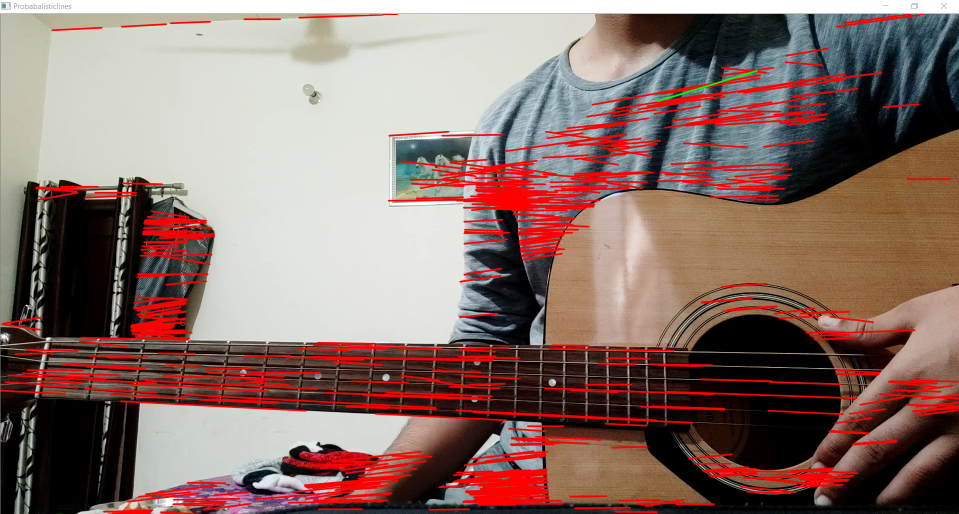
#> input picture Better SAMPLE Probabilistic Lines .png, 1918 x 1027 px, given in place of the camera (shown at 1/2 size)
$ python 'Final_Filter2d Method for vetical and Horiz Lines.py'   (older library calls are emulated)
#> lines starting #> are read from the running program, lines starting #| are printed output that depends on the picture; after the words box and inside, x2 and y2 are one past the last pixel; in counts of white or black regions, pixels touching at a corner belong together
# -*- coding: utf-8 -*-
"""
Created on Tue Nov 17 00:38:27 2020

@author: TANUSH MAHAJAN

PERFORM ForeGround Selection:

"""

import cv2
import numpy as np
import math
from PIL import Image
import copy
import pandas as pd
from matplotlib import pyplot as plt
from scipy import stats

# [11 lines of commented-out code are left out]
angle_array=[]
def filterHoriz(frame):
    frame=cv2.cvtColor(frame,cv2.COLOR_BGR2GRAY)
    kernalV = [[-1,-2,-1],[0,0,0],[1,2,1]]
    kv = np.array(kernalV)
    filtImgV =cv2.filter2D(frame,-1,kv)
    return filtImgV

def filterVert(frame):
    frame=cv2.cvtColor(frame,cv2.COLOR_BGR2GRAY)
    kernalH = [[-1,0,1],[-2,0,2],[-1,0,1]]
    kh = np.array(kernalH)
    filtImgH = cv2.filter2D(frame,-1,kh)
    return filtImgH
def CannyBlurAndErodeV(gray):
    kernelSm = np.ones((3,3),np.uint8)
    gray = cv2.GaussianBlur(gray,(5,5),0)
    gray = cv2.erode(gray,kernelSm,iterations=1)
    gray = cv2.dilate(gray,kernelSm,iterations=1)
    edges = cv2.Canny(gray,100,200)
    return edges
def CannyBlurAndErodeH(gray):
    kernelSmDil = np.ones((1,3),np.uint8)
    kernelSmErode = np.ones((3,3),np.uint8)
    gray = cv2.GaussianBlur(gray,(5,5),0)
    # laplacian = cv2.Laplacian(gray,cv2.CV_64F)
    # sobelx = cv2.Sobel(gray,cv2.CV_64F,1,0,ksize=5)
    # sobely = cv2.Sobel(gray,cv2.CV_64F,0,1,ksize=5)
    gray = cv2.erode(gray,kernelSmErode,iterations=1)
    # gray = cv2.dilate(gray,kernelSmDil,iterations=1)
    # laplacian = cv2.cvtColor(laplacian,cv2.COLOR_BGR2GRAY)
    edges = cv2.Canny(gray,50,150)
    # data = copy.deepcopy(laplacian)
    # edges=laplacian
    return edges

# [10 lines of commented-out code are left out]
arr1=[]
arr2=[]
arr3=[]
finPts=[]
actualList=[]
def intersectior(lst1, lst2):
    return list(set(lst1) & set(lst2))

frames_30=[]
def addFrames(frames_30,f):
    if(len(frames_30)<30):
        frames_30.append(f)
def sortFramesByLength(frames_30):
    for i in range(len(frames_30)-1):
        for j in range(i+1,len(frames_30)):
            if(len(frames_30[i])<len(frames_30[j])):
                temp =copy.deepcopy(frames_30[i])
                frames_30[i]=copy.deepcopy(frames_30[j])
                frames_30[j]=copy.deepcopy(temp)


def calibrate(x,y,frames_30):
    if (len(arr1)<=4):
        arr1.append([x,y])
    else:
        if(len(arr2)<=4):
            arr2.apped([x,y])
        else:
            if(len(arr3)<=4):
                arr3.append([x,y])
            else:
                a1=intersectior(arr1,arr2)
                a2=intersectior(arr2,arr3)
def bubbleSort(arr):
    n = len(arr)
    # arr = array[0]
    # Traverse through all array elements
    for i in range(n-1):
    # range(n) also work but outer loop will repeat one time more than needed.

        # Last i elements are already in place
        for j in range(0, n-i-1):

            # traverse the array from 0 to n-i-1
            # Swap if the element found is greater
            # than the next element
            if arr.iloc[j,0] > arr.iloc[j+1,0] :
                temp = arr.iloc[j]
                arr.iloc[j]= arr.iloc[j+1]
                arr.iloc[j+1]=temp
                # arr[j], arr[j+1] = arr[j+1], arr[j]
    return arr

 #(x,y)
"""
def calibrateOrNot(frameArray,flag):
    if flag==True:
        finPts.clear()
    if (len(finPts)>=30):
        arr1 = finPts[0:6]
        arr2 = finPts[6:12]
        for i in arr1:
            #i = {(x,y), (x2,y2)}
            i1 = [0]
            i2=[1]
            # ls1 and ls 2
            '''
            ls1=ls1[0]+ls1[1]
            ls2=ls2[0]+ls2[1]
            sort(ls1)
            sort(ls2)
            starter=0
            for i in range(len(ls1)):
                for j in range(starter,len(ls2)):
                    if (ls1[j+50]>=ls2[i]):
                        starter=j-1
                        break
                    if(abs(ls1[i]-ls2[j])<1=0):
                        point=[a[i],b[i]]
                        mainList.add(point)
            REPEAT THE SAME LOOP FOR LS3 and LS4


            '''
            for j in arr2:
                #j = (x,y)
                i = i[0]+i[1]
                j = j[0]+j[1]
                if(abs(i-j)<10):
                    actualList.append(i)

        #calculate the cood and display


    else:
        #add frames to finPts
        finPts.append(frameArray)

 """


flag=0
cap = cv2.VideoCapture(0)
_,fgray=cap.read()
#> fgray is the input picture: shape (1027, 1918, 3); mean B, G, R 107.4, 113.9, 140.2
fgray= cv2.flip(fgray,1)
fgray = cv2.cvtColor(fgray,cv2.COLOR_BGR2GRAY)
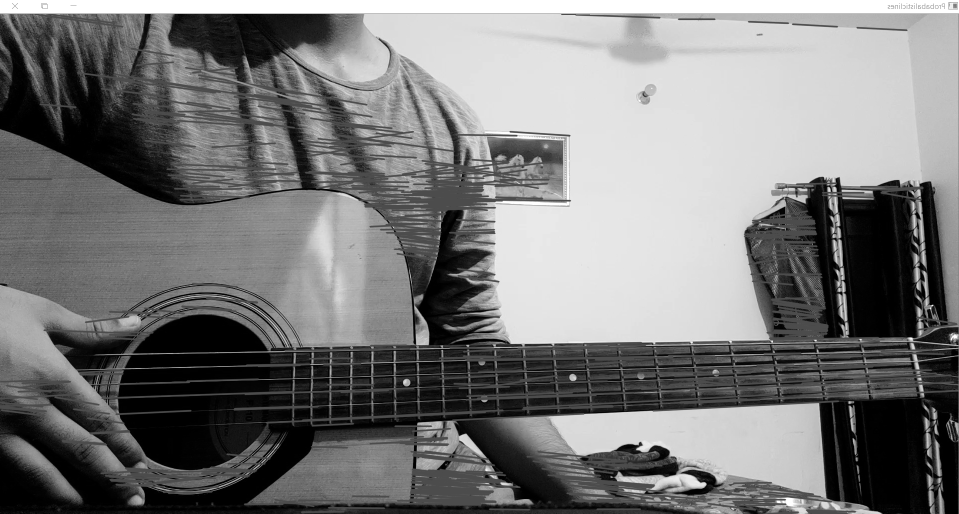
#> fgray: shape (1027, 1918) (shown at 1/2 size); min 0, max 255, mean 121
kernelSm = np.ones((3,3),np.uint8)
kernelM = np.ones((7,5),np.uint8)
frameCount=0
# container_dataFrame=pd.DataFrame(['sum','x','y'],index=0)
container_dataFrame=pd.DataFrame(columns=['sum','x','y'])
while(True):

    frameCount +=1
    if(len(container_dataFrame)<10):
        frameCount=0
    _, frame = cap.read()
    frame= cv2.flip(frame,1)
    cdstP = copy.deepcopy(frame)
    gray=   cv2.cvtColor(frame,cv2.COLOR_BGR2GRAY)

    '''

    # fgray = cv2.cvtColor(fgray,cv2.COLOR_BGR2GRAY)
    difference = cv2.absdiff(gray,fgray)
    difference = cv2.GaussianBlur(difference,(5,5),0)
    # th2 = cv2.adaptiveThreshold(difference,255,cv2.ADAPTIVE_THRESH_MEAN_C,\
    #         cv2.THRESH_BINARY_INV,11,2)
    ret,th2 = cv2.threshold(difference,50,150,cv2.THRESH_BINARY)
    th2 = cv2.erode(th2,kernelSm,iterations=2)
    th2 = cv2.dilate(th2,kernelSm,iterations=2)
    result2=cv2.bitwise_and(frame,frame, mask=th2)
    # th1
    cv2.imshow("Frames",th2)
    '''
    filtImgV =filterVert(frame)
    filtImgH = filterHoriz(frame)

    edgesV = CannyBlurAndErodeV(filtImgV)
#> in CannyBlurAndErodeV, `edges = cv2.Canny(gray,100,200)`:
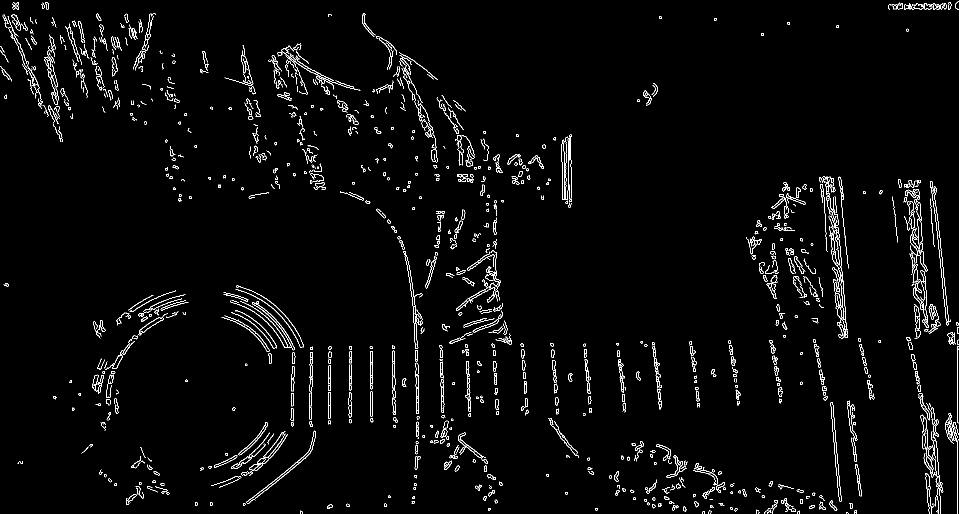
#> edges: shape (1027, 1918) (shown at 1/2 size); 2.5% white in thin lines or dots
    # edges = CannyBlurAndErodeH(gray)
    edges = CannyBlurAndErodeH(filtImgH)
#> in CannyBlurAndErodeH, `gray = cv2.erode(gray,kernelSmErode,iterations=1)`:
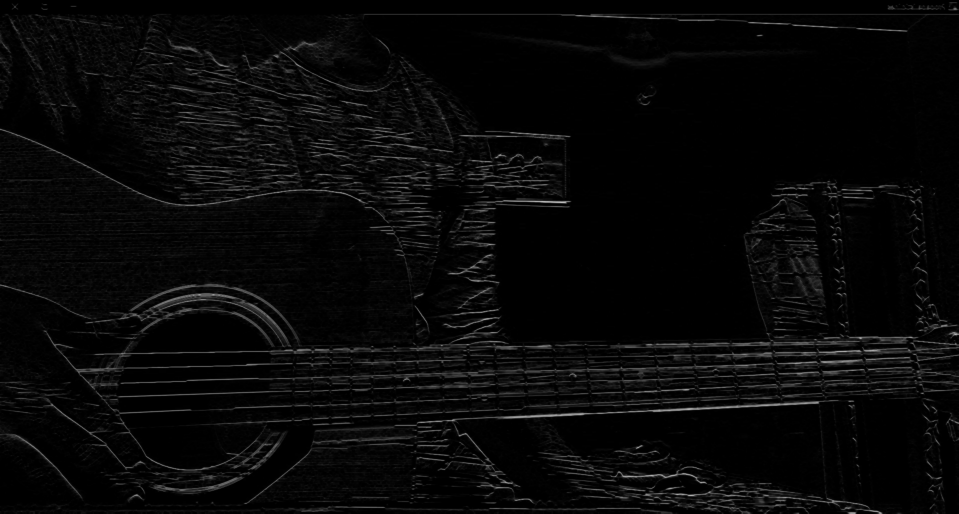
#> gray: shape (1027, 1918) (shown at 1/2 size); min 0, max 219, mean 8
#> in CannyBlurAndErodeH, `edges = cv2.Canny(gray,50,150)`:
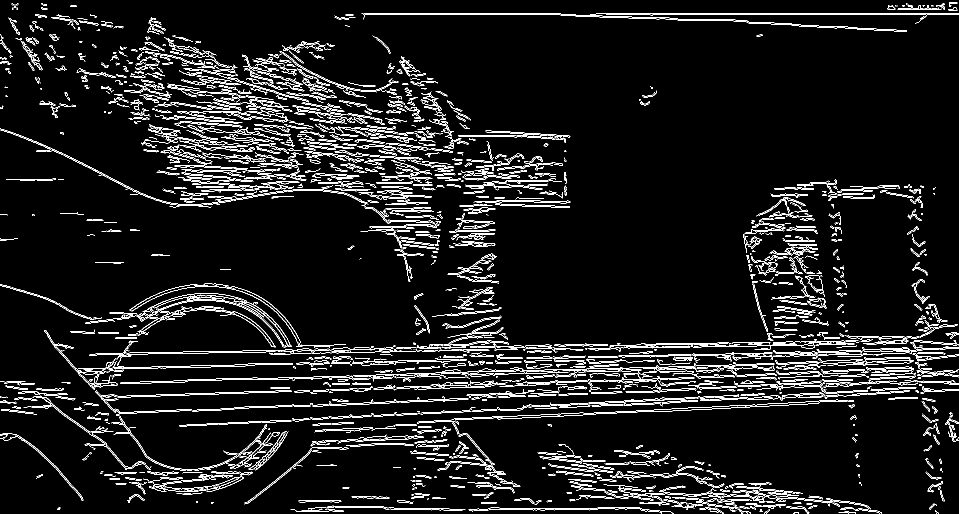
#> edges: shape (1027, 1918) (shown at 1/2 size); 6.5% white in thin lines or dots
    # Probabilistic Line Transform
    linesP = cv2.HoughLinesP(edgesV, 1, np.pi / 180, 50, None, 50, 10)
#> linesP = 136 rows, first 6: [1915, 845, 1915, 680], [1676, 495, 1688, 638], [1836, 369, 1849, 551], [1872, 882, 1878, 958], [1823, 362, 1830, 495], [1676, 455, 1691, 632]
    linesP2 = cv2.HoughLinesP(edgesV, 1, np.pi / 180, 50, None, 50, 10)
#> linesP2 has the same summary as linesP
    # linesP = findparallel(linesP)
    # Draw the lines
    # linesP_DF = pd.DataFrame(linesP)


    if linesP is not None:
        linesP_Y1 = linesP[:,0,1]
#> linesP_Y1 = 136 values, max 1010 at index 33, min 11 at index 91, mean 584.4
        linesP_Y2 = linesP[:,0,3]
#> linesP_Y2 = 136 values, max 1026 at index 12, min 7 at index 91, mean 616.5
        # print("Length of Lines P: ",len(linesP))
        mean1 = np.mean(linesP_Y1)
#> mean1 = 584.4
        mean2 = np.mean(linesP_Y2)
#> mean2 = 616.5
    cv2.line(cdstP,(0,int(mean1-20)),(400,int(mean1-20)),(0,0,255),2,cv2.LINE_AA)

    cv2.line(cdstP,(0,int(mean2+100)),(400,int(mean2+100)),(255,0,0),2,cv2.LINE_AA)
    cv2.line(cdstP,(60,0),(60,600),(255,255,0),2,cv2.LINE_AA)
    cv2.line(cdstP,(340,0),(340,600),(255,255,0),2,cv2.LINE_AA)
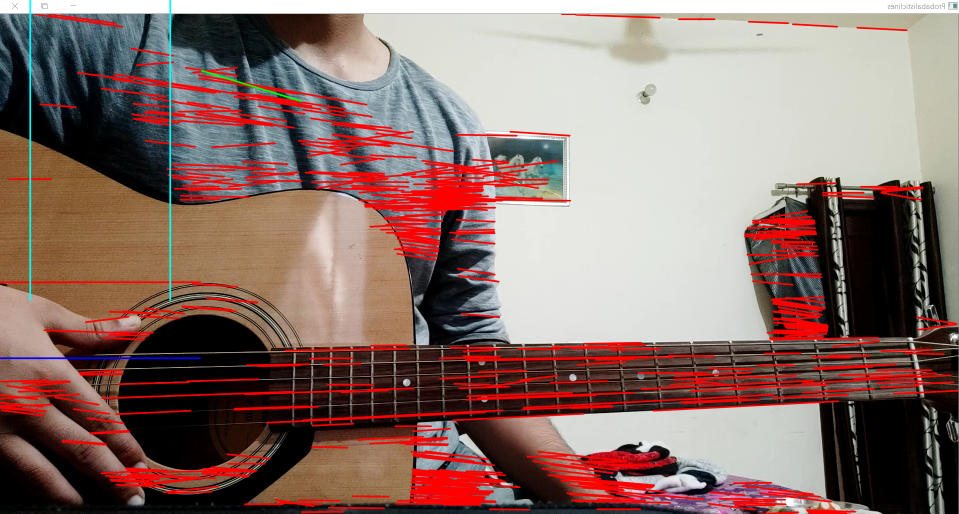
#> cdstP: shape (1027, 1918, 3) (shown at 1/2 size); mean B, G, R 107.9, 114.2, 140

    if linesP is not None and flag%2==0:
        flag=0
        # [4 lines of commented-out code are left out]
        for i in range(0, len(linesP)):
            l = linesP[i][0]
            dy= l[3]-l[1]
            dx = l[2]-l[0]
            angle = (math.atan2(dy,dx))*180/np.pi
            if (flag==True):
                angle_array.append(angle)

            l2 = linesP2[i][0]
            dy2= l2[3]-l2[1]
            dx2 = l2[2]-l2[0]
            angle2 = (math.atan2(dy2,dx2))*180/np.pi

            # if (angle<=10 and angle>=-10 and abs(dx) >70):
            #     # linesHorizontal.append
            #     cv2.line(cdstP, (l[0], l[1]), (l[2], l[3]), (0,0,255), 2, cv2.LINE_AA)
            if ((angle<=-70 or angle>=70) and ((mean2-30)<=l[3]) and ((mean1+45)>=l[1]) ):
                cv2.line(cdstP, (l2[0], l2[1]), (l2[2], l2[3]), (0,255,0), 2, cv2.LINE_AA)
#> this loop made 136 passes
#> (dy, dx, angle, l2, dy2, dx2, angle2) on passes 1 to 12: (-165, 0, -90, [1915, 845, 1915, 680], -165, 0, -90), (143, 12, 85.2, [1676, 495, 1688, 638], 143, 12, 85.2), (182, 13, 85.91, [1836, 369, 1849, 551], 182, 13, 85.91), (76, 6, 85.49, [1872, 882, 1878, 958], 76, 6, 85.49), (133, 7, 86.99, [1823, 362, 1830, 495], 133, 7, 86.99), (177, 15, 85.16, [1676, 455, 1691, 632], 177, 15, 85.16), (195, 17, 85.02, [1661, 806, 1678, 1001], 195, 17, 85.02), (9, 52, 9.82, [11, 50, 63, 59], 9, 52, 9.82), (229, 24, 84.02, [1869, 420, 1893, 649], 229, 24, 84.02), (-61, 1, -89.06, [622, 853, 623, 792], -61, 1, -89.06), (-104, 0, -90, [1136, 380, 1136, 276], -104, 0, -90), (69, 1, 89.17, [830, 685, 831, 754], 69, 1, 89.17)
#> (dy, dx, angle, dy2, dx2, angle2) on passes 63, 82, 110, 132: (62, 6, 84.47, 62, 6, 84.47), (80, 14, 80.07, 80, 14, 80.07), (57, 5, 84.99, 57, 5, 84.99), (67, 3, 87.44, 67, 3, 87.44)
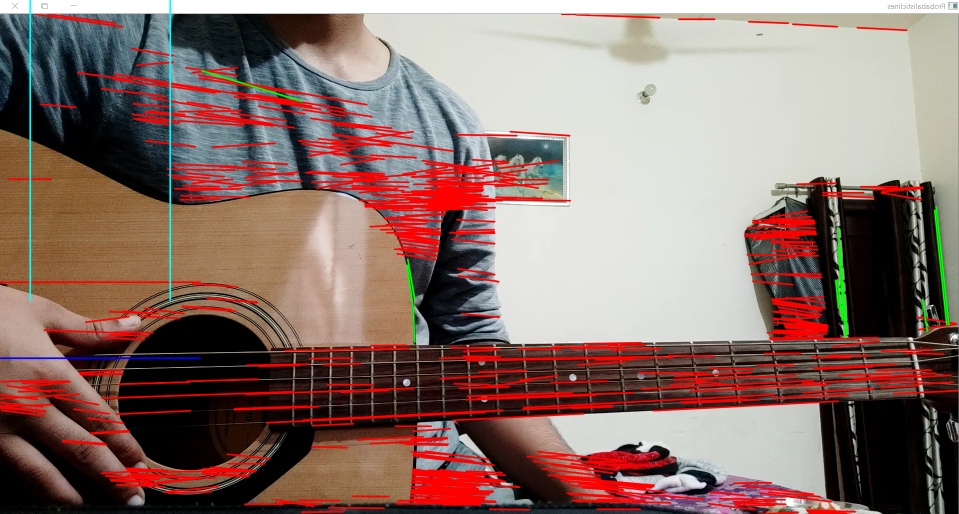
#> cdstP: shape (1027, 1918, 3) (shown at 1/2 size); 0.3% of pixels changed, all inside (x1, y1, x2, y2) = (812, 412, 1900, 687)
#> after the loop, angle_array = []
            # [14 lines of commented-out code are left out]


    _,filtImgV = cv2.threshold(filtImgV,50,200,cv2.THRESH_BINARY)
#> filtImgV: shape (1027, 1918); values 0 (black) and 200 (white), 5.4% white in thin lines or dots
    # _,newImg = cv2.threshold(filtImgV,50,200,cv2.THRESH_BINARY)
    # filtImgV = cv2.GaussianBlur(filtImgV,(5,5),0)

    filtImgV = cv2.erode(filtImgV,kernelSm,iterations=1)
#> filtImgV: shape (1027, 1918); values 0 (black) and 200 (white), 0.69% white in thin lines or dots
    filtImgV = cv2.dilate(filtImgV,kernelM,iterations=2)
#> filtImgV: shape (1027, 1918); values 0 (black) and 200 (white), 9.2% white; 372 white regions, largest, box (x1, y1, x2, y2) and area: (1807, 356, 1858, 681) 8990, (1637, 348, 1696, 681) 8550, (1810, 669, 1886, 1027) 8147
    filtImgV = cv2.erode(filtImgV,kernelSm,iterations=1)
#> filtImgV: shape (1027, 1918); values 0 (black) and 200 (white), 7.2% white; 381 white regions, largest, box (x1, y1, x2, y2) and area: (1808, 357, 1857, 680) 7820, (1638, 349, 1695, 680) 7360, (1811, 670, 1885, 1027) 6828
    filtImgV = cv2.medianBlur(filtImgV,5,0)
#> filtImgV: shape (1027, 1918); values 0 (black) and 200 (white), 7% white; 382 white regions, largest, box (x1, y1, x2, y2) and area: (1808, 357, 1857, 680) 7894, (1638, 349, 1695, 680) 7353, (1811, 670, 1885, 1027) 6861
    filtImgV = cv2.dilate(filtImgV,kernelM,iterations=1)
#> filtImgV: shape (1027, 1918); values 0 (black) and 200 (white), 11.9% white; 283 white regions, largest, box (x1, y1, x2, y2) and area: (1806, 354, 1887, 1027) 20573, (1636, 346, 1697, 683) 10939, (889, 429, 1004, 624) 7275
    filtImgV = cv2.erode(filtImgV,kernelSm,iterations=1)
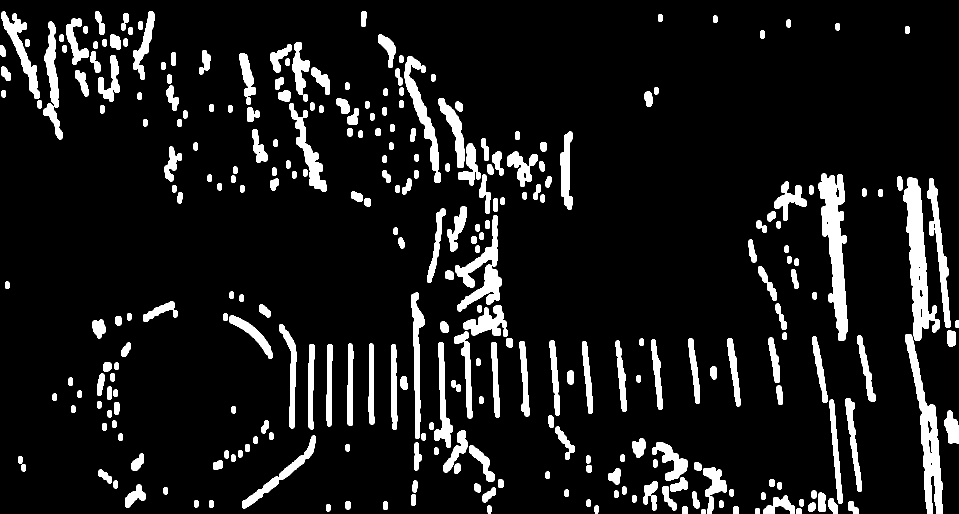
#> filtImgV: shape (1027, 1918) (shown at 1/2 size); values 0 (black) and 200 (white), 9.7% white; 292 white regions
    # [30 lines of commented-out code are left out]
    contours, _ = cv2.findContours(filtImgV,cv2.RETR_TREE,cv2.CHAIN_APPROX_NONE)
#> contours = 304 contours, 3 with area under 20; largest, box (x1, y1, x2, y2) and area: (1807, 355, 1879, 682) 9631, (1637, 347, 1696, 682) 9580, (1810, 668, 1886, 1027) 8234, (910, 430, 1003, 623) 5520, (809, 112, 881, 366) 4109
    c_array=[]


    for contour in contours:
        # compute the center of the contour
        c=contour
        M = cv2.moments(c)
        cX = int(M["m10"] / M["m00"])
        cY = int(M["m01"] / M["m00"])
        # cwidthARR.append(cY)
        area = cv2.contourArea(contour)
        if area < 200 and cY>(mean2) and cY<(mean1) and cX>=60 and cX<=340:
            cv2.drawContours(cdstP,contour,-1,(0,255,0),3)
            cv2.circle(cdstP,(cX,cY),2,(0,0,255))
            c_array.append([cX,cY])
#> this loop made 304 passes
#> (cX, cY, area) on passes 1 to 3: (1406, 1022, 68), (1597, 1021, 86), (1514, 1021, 86)
#> after the loop, c_array = []
            # cY_array.append(cY)

    # calibrateOrNot()
    cSum_Array=[]
    for x in c_array:
        s = x[0]+x[1]
        cSum_Array.append([s,x[0],x[1]])
#> this loop made 0 passes
#> after the loop, cSum_Array = []
    # bubbleSort(cSum_Array)
    # bubbleSort(cSum_Array)
    cSum_Array = pd.DataFrame(cSum_Array)
#> cSum_Array = table of 0 rows and 0 columns
    # print(cSum_Array.iloc())
    cSum_Array.drop_duplicates(subset =[0],
                     keep = 'first', inplace = True)
    # print("LENGTH Before:",len(cSum_Array))
    cSum_Array = bubbleSort(cSum_Array)
    # print("LENGTH After:",len(cSum_Array))
    print("Data:")
    print(cSum_Array)
#| Empty DataFrame
#| Columns: []
#| Index: []
    print("xxxxxxxxxxxxxxxxxxxxxxxxx")
    if(len(container_dataFrame)<150 ):
        print("entered")
#> (the run stopped early here; a loop or call above may not have finished)
